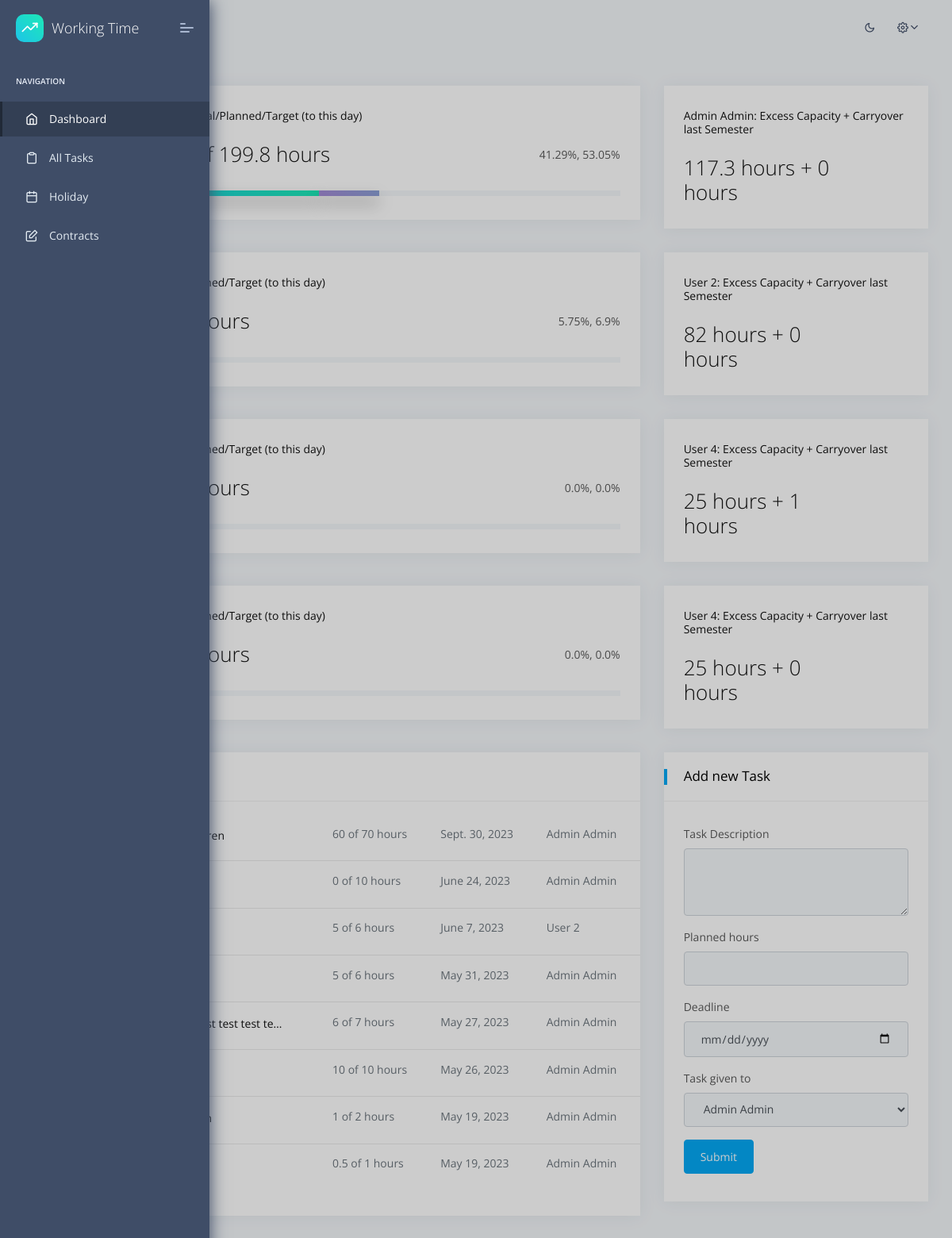
The app's page / (signed in), older data.
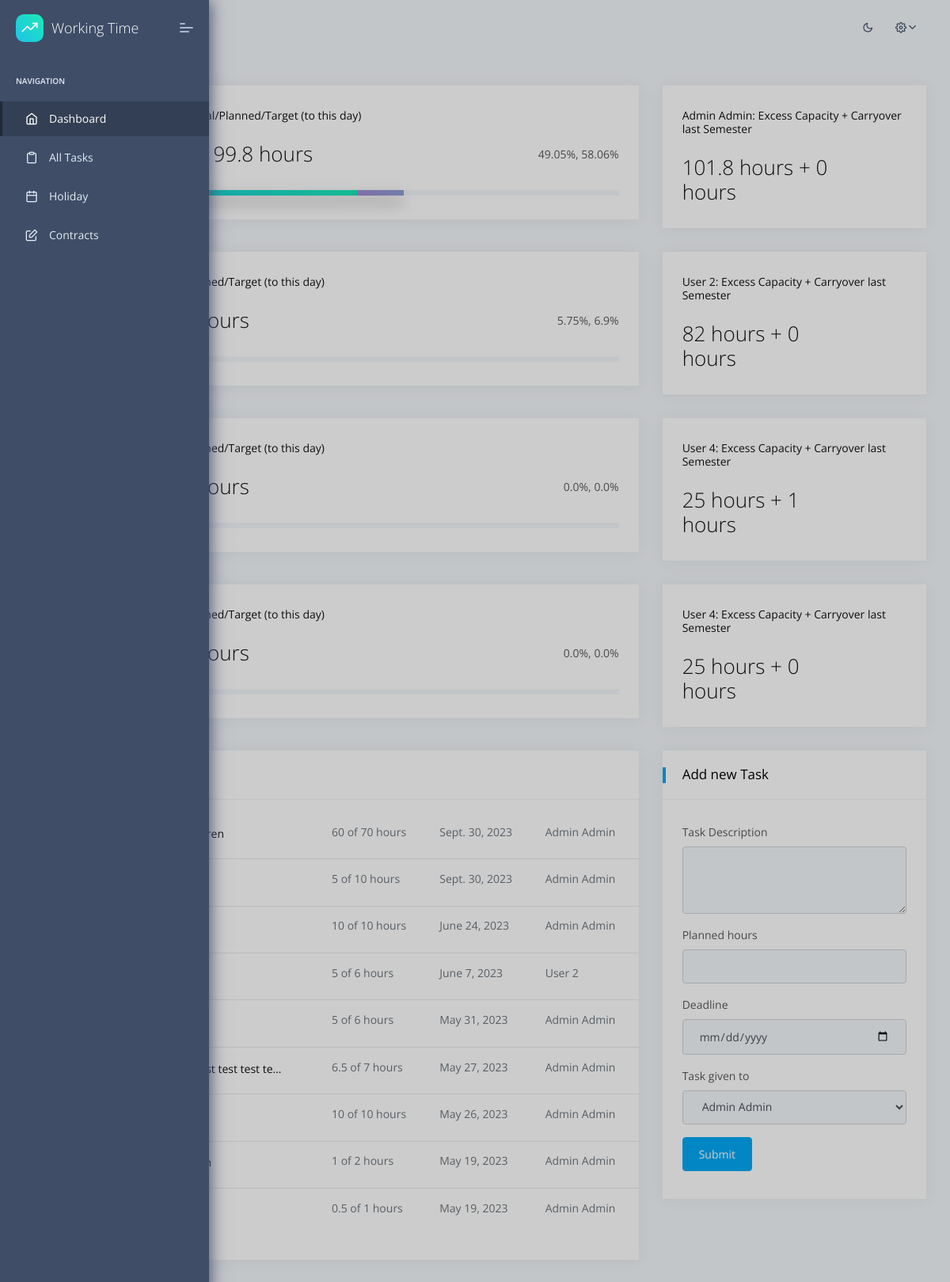
The same page, newer data.
### apps/home/models.py (models this page shows, shortened)
class Contract(models.Model):
    id = models.AutoField(primary_key=True)
    user = models.ForeignKey(User, on_delete=models.CASCADE, related_name='user', default=None, null=False, blank=True)
    contract_start_date = models.DateField(default=None, null=True, blank=True)
    contract_end_date = models.DateField(default=None, null=True, blank=True)
    hours_per_week = models.FloatField(default=0)
    carry_over_hours_from_last_semester = models.FloatField(default=0, help_text='Usually 0, in the contract overview you can let the number be calculated from the last semester. Only change if you know what you are doing.')
    carry_over_holiday_hours_from_last_semester = models.FloatField(default=0, help_text='Usually 0, in the contract overview you can let the number be calculated from the last semester. Only change if you know what you are doing.')
    supervisor = models.ForeignKey(User, on_delete=models.CASCADE, related_name='supervisor', default=None, null=True, blank=True)
    added = models.DateTimeField(auto_now_add=True)
    updated = models.DateTimeField(auto_now=True)
    class Meta:
        verbose_name = 'Contract'
        verbose_name_plural = 'Contracts'
        ordering = ['id']

class Task(models.Model):
    id = models.AutoField(primary_key=True)
    assigned_to = models.ForeignKey(User, on_delete=models.CASCADE)
    assigner = models.ForeignKey(User, on_delete=models.CASCADE, related_name='assigner')
    task_text = models.TextField()
    total_hours = models.FloatField()
    worked_hours = models.FloatField()
    deadline = models.DateField()
    added = models.DateTimeField(auto_now_add=True)
    updated = models.DateTimeField(auto_now=True)
    class Meta:
        verbose_name = 'Task'
        verbose_name_plural = 'Tasks'
        ordering = ['id']

### apps/home/views.py (the view, shortened to what this page needs)
# urls.py: path('', views.index, name='home'),
@login_required(login_url="/login/")
def index(request: HttpRequest):
    logged_user = request.user
    if is_supervisor(logged_user) or is_shkofficer(logged_user):
        if request.method == 'POST' and is_supervisor(logged_user):
            if request.POST["formType"] == "newTask":
                t = Task(assigner = logged_user, assigned_to = User.objects.get(id=request.POST["taskGivenTo"]), task_text = request.POST["TaskDescription"], total_hours = request.POST["plannedHours"], worked_hours = 0, deadline = request.POST["deadline"])
                t.save()
        shks_data = []
        if is_supervisor(logged_user):
            shks = Contract.objects.filter(supervisor=logged_user) # TODO: filter out shks that are not active anymore
        else:
            shks = [Contract.objects.filter(user=user, contract_start_date__range=get_employment_time(user), contract_end_date__range=get_employment_time(user)).first() for user in User.objects.filter(groups__name='shk')]
        for shk in shks:
            hours_to_work, worked_hours, planned_hours, excess_hours = calc_working_time(shk.user)
            worked_hours_pct = round(worked_hours / hours_to_work * 100, 2) if worked_hours < hours_to_work else 100
            planned_hours_pct = round(planned_hours / hours_to_work * 100, 2) if planned_hours < hours_to_work else 100
            shks_data.append({
                'contract': shk,
                'worked_hours': worked_hours,
                'worked_hours_pct': worked_hours_pct,
                'planned_hours': planned_hours,
                'planned_hours_pct': planned_hours_pct,
                'difference_hours_pct': round(planned_hours_pct - worked_hours_pct, 2),
                'hours_to_work': hours_to_work,
                'excess_hours': excess_hours,
                'carry_over_hours_from_last_semester': shk.carry_over_hours_from_last_semester,
            })
        tasks = Task.objects.filter(assigned_to__in=[shk.user for shk in shks]).order_by('-deadline')[:10] # no filtering nessesary since we only get shks that are active
        context = {
            'segment': 'index',
            'shks': shks,
            'tasks': tasks,
            'shks_data': shks_data,
        }
        if is_supervisor(logged_user):
            html_template = loader.get_template('home/index_supervisor.html')
        else:
            html_template = loader.get_template('home/index_officer.html')
    return HttpResponse(html_template.render(context, request))

### apps/templates/home/index_supervisor.html (shortened to what this page needs)
{% extends "layouts/base.html" %}
{% block content %}
    <div class="pcoded-main-container">
        <div class="pcoded-wrapper">
            <div class="pcoded-content">
                <div class="pcoded-inner-content">
                    <div class="main-body">
                        <div class="page-wrapper">
                            <div class="row">
                                {% for shk_data in shks_data %}
                                    <div class="col-md-6 col-xl-8">
                                        <div class="card daily-sales">
                                            <div class="card-block">
                                                <h6 class="mb-4">{{shk_data.contract.user.first_name}} {{shk_data.contract.user.last_name}}: Actual/Planned/Target (to this day)</h6>
                                                <div class="row d-flex align-items-center">
                                                    <div class="col-9">
                                                        <h3 class="f-w-300 d-flex align-items-center m-b-0"> {{ shk_data.hours_to_work|floatformat }} hours</h3>
                                                    </div>
                                                    <div class="col-3 text-right">
                                                        <p class="m-b-0">{{ shk_data.worked_hours_pct }}%, {{ shk_data.planned_hours_pct }}%</p>
                                                    </div>
                                                </div>
                                                <div class="progress m-t-30" style="height: 7px;">
                                                    <div class="progress-bar progress-c-theme" role="progressbar"
                                                            style="width: {{ shk_data.worked_hours_pct }}%;" aria-valuenow="{{ shk_data.worked_hours_pct }}" aria-valuemin="0"
                                                            aria-valuemax="100"></div>
                                                    <div class="progress-bar progress-c-theme2" role="progressbar"
                                                            style="width: {{ shk_data.difference_hours_pct }}%;" aria-valuenow="{{ shk_data.difference_hours_pct }}" aria-valuemin="0"
                                                            aria-valuemax="100"></div>
                                                </div>
                                            </div>
                                        </div>
                                    </div>
                                    <div class="col-md-12 col-xl-4">
                                        <div class="card yearly-sales">
                                            <div class="card-block">
                                                <h6 class="mb-4">{{shk_data.contract.user.first_name}} {{shk_data.contract.user.last_name}}: Excess Capacity + Carryover last Semester</h6>
                                                <div class="row d-flex align-items-center">
                                                    <div class="col-9">
                                                        <h3 class="f-w-300 d-flex align-items-center  m-b-0">{{ shk_data.excess_hours|floatformat }} hours + {{ shk_data.carry_over_hours_from_last_semester|floatformat }} hours</h3>
                                                    </div>
                                                </div>
                                            </div>
                                        </div>
                                    </div>
                                {% endfor %}
                                <div class="col-xl-8 col-md-6">
                                    <div class="card Recent-Users">
                                        <div class="card-header">
                                            <h5>Recent Tasks</h5>
                                        </div>
                                        <div class="card-block px-0 py-3">
                                            <div class="table-responsive">
                                                <table class="table table-hover">
                                                    <tbody>
                                                    {% for task in tasks %}
                                                        <tr class="unread">
                                                            <td>
                                                                <h6 class="mb-1">{{ task.task_text|truncatechars_html:40}}</h6>
                                                            </td>
                                                            <td>
                                                                <h6 class="text-muted">{{ task.worked_hours|floatformat}} of {{ task.total_hours|floatformat}} hours</h6>
                                                            </td>
                                                            <td>
                                                                <h6 class="text-muted">{{ task.deadline }}</h6>
                                                            </td>
                                                            <td>
                                                                <h6 class="text-muted">{{ task.assigned_to.first_name }} {{ task.assigned_to.last_name }}</h6>
                                                            </td>
                                                        </tr>
                                                    {% endfor %}
                                                    </tbody>
                                                </table>
                                            </div>
                                        </div>
                                    </div>
                                </div>
                                <div class="col-xl-4 col-md-6">
                                    <div class="card">
                                        <div class="card-header">
                                            <h5>Add new Task</h5>
                                        </div>
                                        <div class="card-block">
                                            <form action = "#", method = "POST">
                                                <div class="form-group">
                                                    <label for="TaskDescription">Task Description</label>
                                                    <textarea class="form-control" id="TaskDescription" rows="3" name = "TaskDescription"></textarea>
                                                </div>
                                                <div class="form-group">
                                                    <label for="plannedHours">Planned hours</label>
                                                    <input type="number" class="form-control" id="plannedHours" name = "plannedHours">
                                                </div>
                                                <div class="form-group">
                                                    <label for="deadline">Deadline</label>
                                                    <input type="date" class="form-control" id="deadline" name = "deadline">
                                                </div>
                                                <div class="form-group">
                                                    <label for="taskGivenBy">Task given to</label>
                                                    <select class="form-control" id="taskGivenTo" name = "taskGivenTo">
                                                        {% for shk in shks %}
                                                            <option value = {{ shk.user.id }}>{{ shk.user.first_name }} {{ shk.user.last_name }}</option>
                                                        {% endfor %}
                                                    </select>
                                                </div>
                                                <button type="submit" class="btn btn-primary">Submit</button>
                                            </form>
                                        </div>
                                    </div>
                                </div>
                            </div>
                        </div>
                    </div>
                </div>
            </div>
        </div>
    </div>
{% endblock content %}

### apps/templates/layouts/base.html (shortened to what this page needs)
<!DOCTYPE html>
<html lang="en">
<head>
    <link rel="stylesheet" href="{{ ASSETS_ROOT }}/fonts/fontawesome/css/fontawesome-all.min.css">
    <link rel="stylesheet" href="{{ ASSETS_ROOT }}/plugins/animation/css/animate.min.css">
    <link rel="stylesheet" href="{{ ASSETS_ROOT }}/css/style.css">
    <link rel="stylesheet" href="{{ ASSETS_ROOT }}/css/dark.css">
</head>
<body>
    {% include 'includes/sidebar.html' %}
    {% include 'includes/navigation.html' %}
    {% block content %}{% endblock content %}
</body>
</html>

### apps/templates/includes/sidebar.html (shortened to what this page needs)
<nav class="pcoded-navbar">
    <div class="navbar-wrapper">
        <div class="navbar-brand header-logo">
            <a href="/" class="b-brand">
                <div class="b-bg">
                    <i class="feather icon-trending-up"></i>
                </div>
                <span class="b-title">Working Time</span>
            </a>
            <a class="mobile-menu" id="mobile-collapse" href="javascript:"><span></span></a>
        </div>
        <div class="navbar-content scroll-div">
            <ul class="nav pcoded-inner-navbar">
                <li class="nav-item pcoded-menu-caption">
                    <label>Navigation</label>
                </li>
                <li data-username="dashboard Default Ecommerce CRM Analytics Crypto Project"
                    class="nav-item {% if 'index' in segment %} active {% endif %}">
                    <a href="/" class="nav-link "><span class="pcoded-micon"><i class="feather icon-home"></i></span><span
                            class="pcoded-mtext">Dashboard</span></a>
                </li>
                <li data-username="All Tasks"
                    class="nav-item {% if 'allTasks' in segment %} active {% endif %}">
                    <a href="/tasks/" class="nav-link">
                        <span class="pcoded-micon"><i class="feather icon-clipboard"></i></span>
                            <span class="pcoded-mtext">All Tasks</span></a>
                </li>
                <li data-username="Holiday"
                    class="nav-item {% if 'holiday' in segment %} active {% endif %}">
                    <a href="/holidays/" class="nav-link">
                        <span class="pcoded-micon"><i class="feather icon-calendar"></i></span>
                            <span class="pcoded-mtext">Holiday</span></a>
                </li>
                <li data-username="Contracts"
                    class="nav-item {% if 'contracts' in segment %} active {% endif %}">
                    <a href="/contracts/" class="nav-link">
                        <span class="pcoded-micon"><i class="feather icon-edit"></i></span>
                            <span class="pcoded-mtext">Contracts</span></a>
                </li>
            </ul>
        </div>
    </div>
</nav>

### apps/templates/includes/navigation.html (shortened to what this page needs)
<header class="navbar pcoded-header navbar-expand-lg navbar-light">
    <div class="collapse navbar-collapse">
        <ul class="navbar-nav ml-auto">
            <li>
                <label>
                    <i class="icon feather icon-sun" id="theme-indicator"></i>
                </label>
            </li>
            <li>
                <div class="dropdown drp-user">
                    <a href="javascript:" class="dropdown-toggle" data-toggle="dropdown">
                        <i class="icon feather icon-settings"></i>
                    </a>
                </div>
            </li>
        </ul>
    </div>
</header>

Row changes from the older to the newer data that the page shows:
changed Contract "Admin": worked_hours_pct "41.29" → "49.05"; planned_hours_pct "53.05" → "58.06"; {{ shk_data.worked_hours_pct }} 41.29 → 49.05 (drawn); {{ shk_data.difference_hours_pct }} 11.76 → 9.01 (drawn); excess_hours "117.3" → "101.8"
added Task: worked_hours "5", total_hours "10", deadline "Sept. 30, 2023", assigned_to.first_name "Admin", assigned_to.last_name "Admin"
changed Task "June 24, 2023": worked_hours "0" → "10"
changed Task "May 27, 2023": worked_hours "6" → "6.5"
